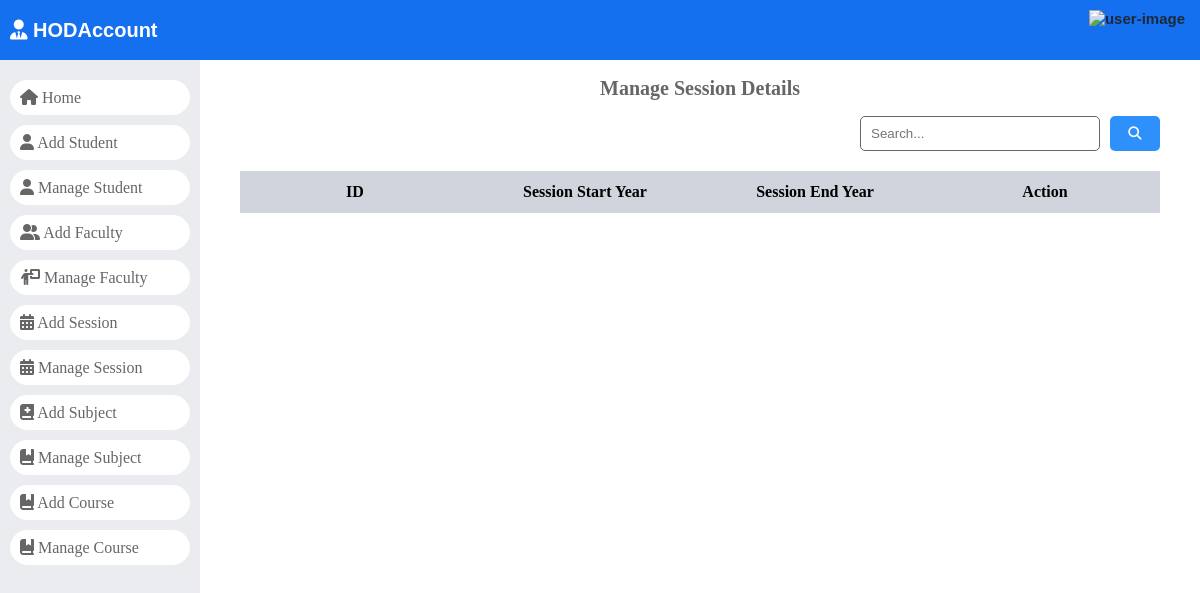
The app's page /manage_session/, older data.
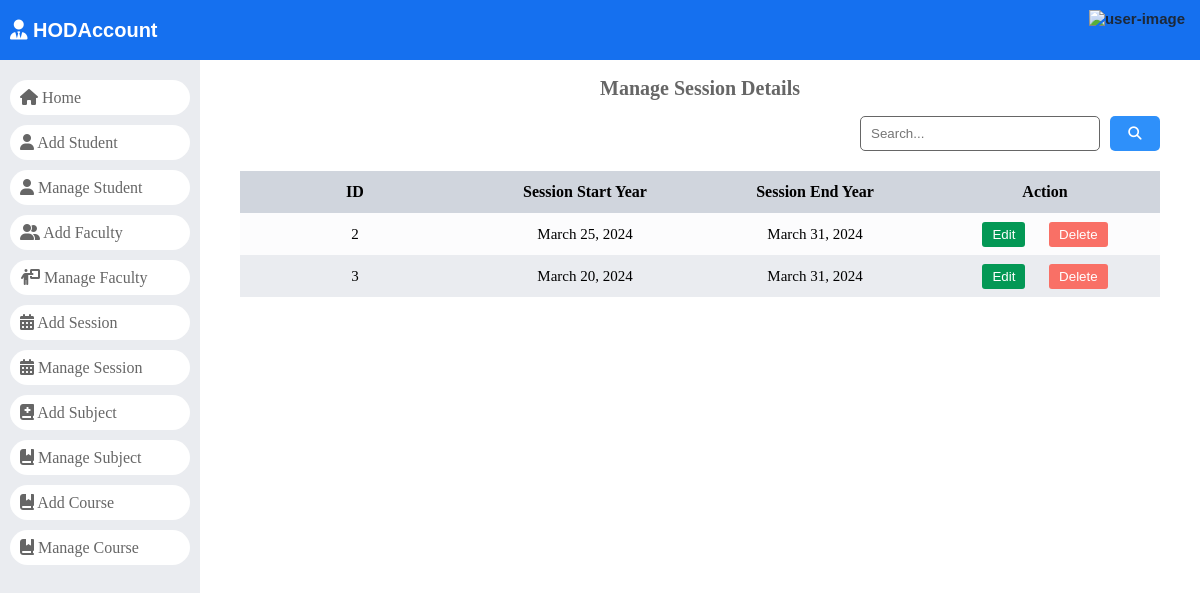
The same page, newer data.
### dashboard/models.py (models this page shows)
class SessionYearModel(models.Model):
	id = models.AutoField(primary_key=True)
	session_start_year = models.DateField()
	session_end_year = models.DateField()
	objects = models.Manager()

### dashboard/HodViews.py (the view)
# urls.py: path('manage_session/', HodViews.manage_session, name="manage_session"),
def manage_session(request):
    session_years = SessionYearModel.objects.all()
    context = {
        "session_years": session_years
    }
    return render(request, "Hod Page/manage_session.html", context)

### dashboard/templates/Hod Page/manage_session.html (shortened to what this page needs)
{% load static %}
<!DOCTYPE html>
<html lang="en">
<head>
    <link rel="stylesheet" href="https://cdnjs.cloudflare.com/ajax/libs/font-awesome/6.5.1/css/all.min.css"
 />
    <link rel="stylesheet" href="{% static 'style.css' %}" />
</head>
<body>
    <header>
        <div>
            <a href="/">
                <div class="logo">
                    <i class="fa-solid fa-user-tie"></i>
                    HODAccount
                </div>
            </a>
        </div>
        {% include '../headerUser.html' %}
    </header>
    <div id="main">
        {% include './navigation.html' %}
        <div id="student_record">
            <div class="page-title">
                <h2>Manage Session Details</h2>
            </div>
            <div id="search-bar">
                <form action="" method="GET" class="search-form" data-search-record="#session-data">
                    <input type="search" name="search" id="search" placeholder="Search..." />
                    <button type="submit">
                        <i class="fa-solid fa-magnifying-glass"></i>
                    </button>
                </form>
            </div>
            <div id="expese-record" class="record">
                <table>
                    <thead>
                        <tr>
                            <th>ID</th>
                            <th>Session Start Year</th>
                            <th>Session End Year</th>
                            <th>Action</th>
                        </tr>
                    </thead>
                    <tbody id="session-data">
                        <tr>
                            {% for session in session_years %}
                            <td>{{session.id}}</td>
                            <td>{{session.session_start_year }}</td>
                            <td>{{session.session_end_year }}</td>
                            <td>
                                <div class="action">
                                    <a href="{% url 'edit_session' session.id %}">
                                        <button class="btn edit">Edit</button>
                                    </a>
                                    <a href="{% url 'delete_session' session.id %}">
                                        <button class="btn delete">Delete</button>
                                    </a>
                                </div>
                            </td>
                        </tr>
                        {% endfor %}
                    </tbody>
                </table>
            </div>
        </div>
    </div>
</body>
</html>

Row changes from the older to the newer data that the page shows:
added SessionYearModel: id "2", session_start_year "March 25, 2024", session_end_year "March 31, 2024"
added SessionYearModel: id "3", session_start_year "March 20, 2024", session_end_year "March 31, 2024"
